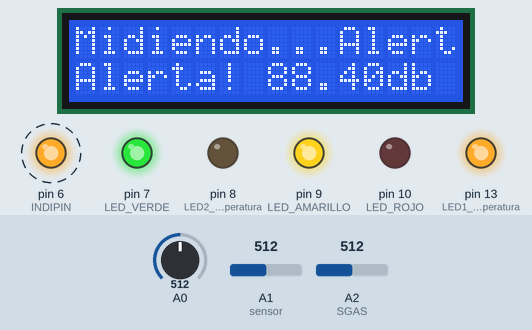
Recording of a sketch running on a simulated Arduino Uno, built with avr-gcc and run on an emulated ATmega328P. On the bench: 16×2 character LCD, output pins drawn as LEDs (lit = HIGH). Dashed ring = blinking. The test bench sets the inputs (shaded band); at power-on: A2 (SGAS) = 512, A1 (sensor) = 512, A0 = 512. What the sketch prints to the serial monitor is not drawn.

Above: at 1.13 s.
1.3 s: A2 (SGAS) set to 540
At 1.54 s:
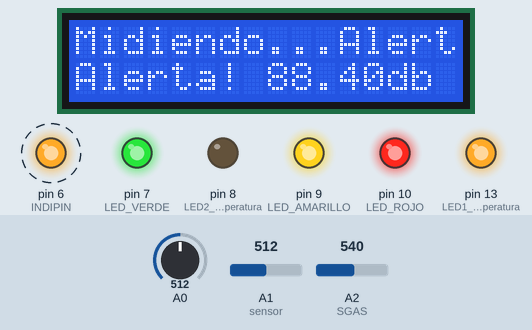
3.0 s: A1 (sensor) set to 169
4.5 s: A1 (sensor) set to 145
At 4.59 s:
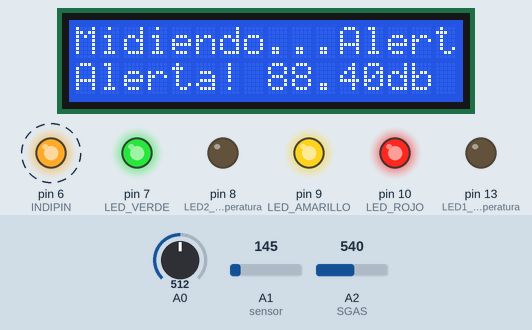
6.3 s: A2 (SGAS) set to 306
At 6.63 s:
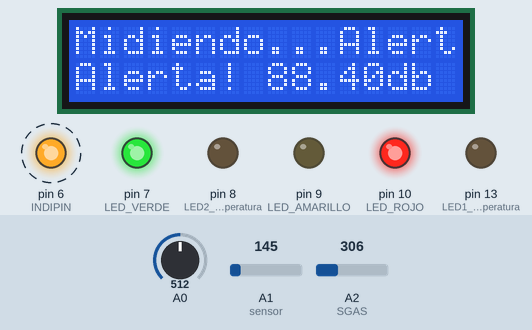
8.1 s: A1 (sensor) set to 113
At 8.26 s:
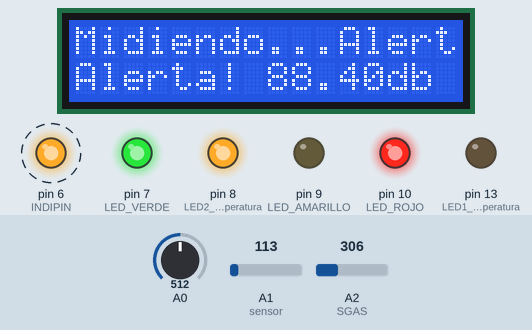
9.9 s: A0 set to 716
At 10.2 s:
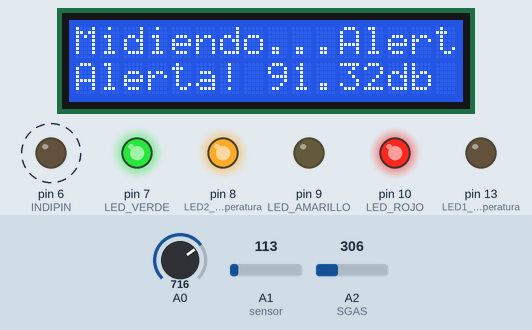
Timing chart, 0 to 12.5 s (numbered marks = the images above; inputs shaded):
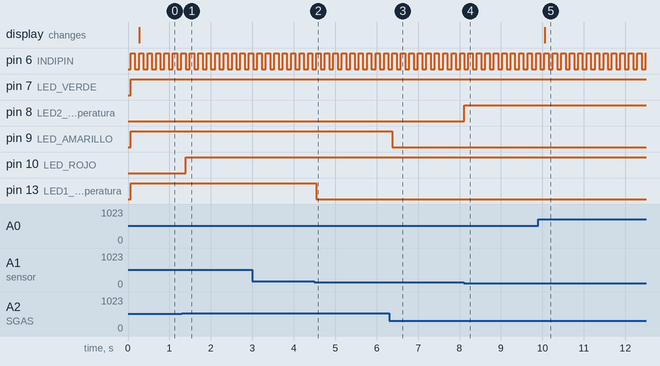

The sketch:

SIMP.ino
```cpp
#include <SoftwareSerial.h>

// averaging bin size, small in simulation
// probably want larger on real hardware
#define BINSIZE 1

// indicator LED pin when threshold met
#define INDIPIN 6

// level of threshold
#define DETTHRESH 80

//#include <Ethernet.h>
#include <SPI.h>
//#include "Timer.h"
#include <LiquidCrystal.h>

float conversion1;
float db;
int sensor = 1 ;
int thresholdh = 25 ; // maximo valor
int thresholdl = 10 ; // minimo valor
long a; // instantaneous sample
long arr[BINSIZE]; // averaging bin
long avg; // calculated average
int i; // averaging bin index
int n; // for loop general purpose
int det; // detection active flag
int alarma_t = 0;
int alarma_g = 0;
int alarma_s = 0;
LiquidCrystal lcd(12, 11, 5, 4, 3, 2);
int const SGAS = A2;
int LED_VERDE = 7;
int LED_AMARILLO = 9;
int LED_ROJO = 10;


void setup()
{
  Serial.begin(9600);
  lcd.begin(16, 2);
  pinMode(13,OUTPUT); // LED1 Temperatura
  pinMode(8,OUTPUT); // LED2 Temperatura
  //Serial.println("Setup");
  pinMode(INDIPIN, OUTPUT);
  digitalWrite(INDIPIN, LOW);
  pinMode(LED_VERDE, OUTPUT);
  pinMode(LED_AMARILLO, OUTPUT);
  pinMode(LED_ROJO, OUTPUT);


  // poulate the averaging bin with the current value
  a = analogRead(0);
  lcd.print("Midiendo...");
  for (n=0; n<BINSIZE; n++) {
    arr[n] = a;
  }
  i=0;
  det = 0;
}

void loop()
{
//Gas
  int valor = analogRead(SGAS);
  valor = map(valor, 300, 750, 0, 100);
  digitalWrite(LED_VERDE, HIGH);
  if (valor >= 30){
    digitalWrite(LED_AMARILLO, HIGH);
    if (valor >= 50){
      digitalWrite(LED_ROJO, HIGH);
      if (alarma_g != 3){
        alarma_g = 3;
        Serial.println("Alerta Gas: R");
      }
    }
    else{
      digitalWrite(LED_ROJO, LOW);
      if (alarma_g != 2){
        alarma_g = 2;
        Serial.println("Alerta Gas: A");
      }
    }
  }
  else{
  	digitalWrite(LED_AMARILLO, LOW);
    if (alarma_g != 1){
      alarma_g = 1;
      Serial.println("Alerta Gas: V");
    }
  }


//Temp
  int lectura = analogRead(sensor);
  float voltaje = 5.0 /1024 * lectura ; // Voltaje
  float temp = voltaje * 100 -50 ;

  if (temp <= thresholdl){
    digitalWrite(8, HIGH);
    digitalWrite(13, LOW);
    if (alarma_t != 1){
      alarma_t = 1;
      Serial.println("Temperatura Baja!");
    }
  }
  else if (temp >= thresholdh){
    digitalWrite(13, HIGH);
    digitalWrite(8, LOW);
    if (alarma_t != 3){
      alarma_t = 3;
      Serial.println("Temperatura Alta!");
    }
  }
  else{
  	digitalWrite(8, LOW);
    digitalWrite(13, LOW);
    if (alarma_t != 2){
      alarma_t = 2;
      Serial.println("Apagando Alarma~");
    }
  }


// Sonido
  a = analogRead(0); // instantaneous value/*
  conversion1 = abs((a*5.0)/1024);
  db = 20 * log10(conversion1/0.0000950);
  if (a != 0) { // simulation bug?
    arr[i] = a;
    if (i > (BINSIZE-1)) { // or ==BINSIZE but don't trust computers :)
      i = 0; // go back to start of bin
    } else {
      i++;
    }
    // is the level over the detection threshold?
    if (det == 0) { // don't care if already on
      if (db >= DETTHRESH) {
        det = 1;
        digitalWrite(INDIPIN, HIGH);
        //Serial.println("Ruido Fuerte detectado: " + String(db));
        lcd.print("Alerta! "+String(db)+"db");
        alarma_s = 1;
      }
      else{
        if (alarma_s == 1){
        	alarma_s = 0;
        }
      }
    }
    else if (avg < DETTHRESH) {
      det=0;
      digitalWrite(INDIPIN, LOW);
    }

	lcd.setCursor(0, 1);

    delay(100); // let the ADC sample
  }
}
```

Measured:
- the behaviour switches between 524 and 525 on A2 (SGAS) (found by bisection; images 0 and 1)
- the behaviour switches between 154 and 153 on A1 (sensor) (found by bisection; images 1 and 2)
- the behaviour switches between 123 and 122 on A1 (sensor) (found by bisection; images 3 and 4)
- after the input at 1.3 s, pin 10 (LED_ROJO): LOW → HIGH after 0.09 s
- after the input at 4.5 s, pin 13 (LED1_Temperatura): HIGH → LOW after 0.05 s
- after the input at 6.3 s, pin 9 (LED_AMARILLO): HIGH → LOW after 0.08 s
- after the input at 8.1 s, pin 8 (LED2_Temperatura): LOW → HIGH at once
- after the input at 9.9 s, the display: changes after 0.15 s (image 5)
